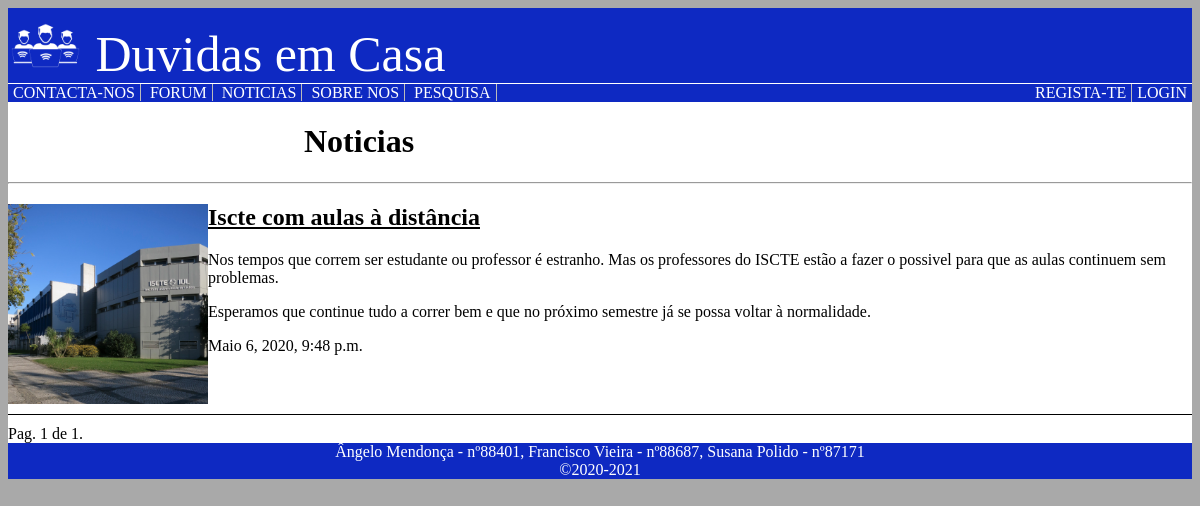
Screenshot of /duvidasemcasa/noticias/ with the database file from the repository.
### duvidasemcasa/models.py (models this page shows)
class Noticia(models.Model):
    user = models.ForeignKey(User, on_delete=models.CASCADE, default='')
    titulo = models.CharField(max_length=200)
    texto = models.TextField()
    data_publicacao = models.DateTimeField()
    imagem_noticia = models.CharField(max_length=20000, default="")

### duvidasemcasa/views.py (the view)
def noticias(request):  # pag de noticias
    contexto['titulo_pagina'] = "Noticias"
    contexto['list_right'] = contexto_direita(request)
    contexto['cor'] = Escola.objects.get(pk='iscte')
    contexto['staff'] = request.user.is_staff
    noticias = Noticia.objects.order_by('-data_publicacao')
    paginator = Paginator(noticias, 10)
    page_number = request.GET.get('page')
    contexto['page_obj'] = paginator.get_page(page_number)
    return render(request, 'duvidasemcasa/noticias.html', contexto)

### duvidasemcasa/views.py (called while the page is built)
def contexto_direita(request):
    if request.user.is_authenticated:
        return PageRightLogado.pages
    else:
        return PageRight.pages

### duvidasemcasa/templates/duvidasemcasa/noticias.html (shortened to what this page needs)
{% extends "duvidasemcasa/base.html" %}
{% block estaticos %}
    {% load static %}
        <link rel="stylesheet" type="text/css" href="{% static 'duvidasemcasa/css/noticia.css' %}"/>
{% endblock %}
{% block conteudo %}
<h1>{{titulo_pagina}}</h1>
<hr>
{% for noticia in page_obj %}
<article>
    {% if noticia.imagem_noticia %}
    <img src="{{noticia.imagem_noticia}}" width="125px" height="125px">
    {% endif %}
    <h2><a href="{% url 'duvidasemcasa:noticia_especifica' noticia.id %}" style="color:black">{{ noticia.titulo }}</a></h2>
    <p>{{ noticia.texto|linebreaks }}</p>
    <time>{{noticia.data_publicacao}}</time>
</article>
{% endfor %}
<div class="pagination">
  <span class="step-links">
        <span class="current">
            Pag. {{ page_obj.number }} de {{ page_obj.paginator.num_pages }}.
        </span>
    </span>
</div>
{% endblock %}

### duvidasemcasa/static/duvidasemcasa/css/style.css (style rules this page uses)
body { background-color: darkgrey; }
div { background-color: white; width: 100%; }
h1 { margin-left: 25%; }

### duvidasemcasa/static/duvidasemcasa/css/noticia.css (style rules this page uses)
article { min-height: 200px; border-bottom: 1px solid black; padding-bottom: 10px; margin-bottom: 10px; }
article img { height: 200px; width: auto; float: left; }

### rows the page displays
Noticia: imagem_noticia (picture), titulo "Iscte com aulas à distância", texto "Nos tempos que correm ser estudante ou professor é estranho. Mas os professores do ISCTE estão a fazer o possivel para que as aulas continuem sem problemas. Esperamos que continue tudo a correr bem e que no próximo semestre já se possa voltar à normalidade.", data_publicacao "Maio 6, 2020, 9:48 p.m."

### other values shown
{{ p.nome }} "CONTACTA-NOS" "FORUM" "NOTICIAS" "SOBRE NOS" "PESQUISA"
{{ p.nome }} "LOGIN" "REGISTA-TE"
{{ titulo_pagina }} "Noticias"
{{ page_obj.number }} "1"
{{ page_obj.paginator.num_pages }} "1"
